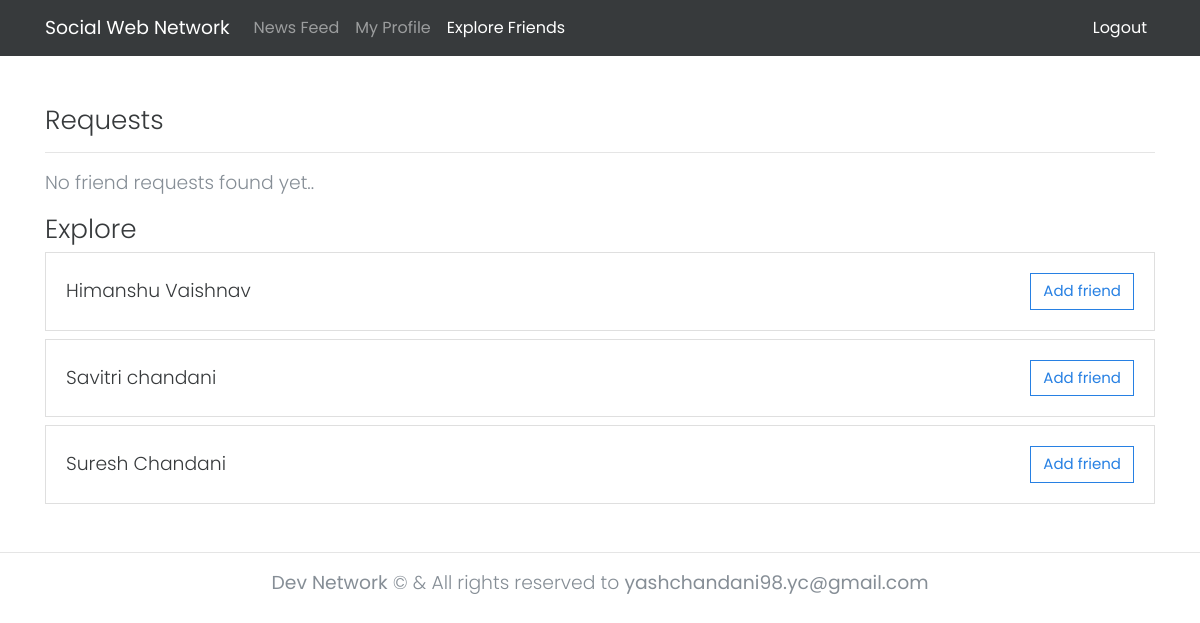
Screenshot of /friends/explore-friends/ (signed in) with the database file from the repository.
### accounts/models.py (models this page shows, shortened)
class User(models.Model):
	email = models.EmailField(max_length=255, unique=True, null=True)
	name = models.CharField(max_length=255,null=False)
	number = models.CharField(max_length=10,null=False)
	password = models.CharField(max_length=1000,null=False)
	active = models.BooleanField(default=True)
	objects = UserManager()
	USERNAME_FIELD = 'number'
	REQUIRED_FIELDS = []

### friends/views.py (the view)
class AllProfileListView(ListView):
  queryset = Friends.objects.filter()
  context_object_name = 'profiles'
  template_name = 'profiles/profile_list.html'
  def get(self,request,*args, **kwargs):
    friendRequests = FriendRequest.objects.filter(received_user=request.session.get('id'),active=True)
    totalRequests=list()
    for requests in friendRequests:
      userRequest = User.objects.get(id=requests.requested_user)
      friendsDetail={'id':userRequest.id,'name':userRequest.name,'requested_user':requests.requested_user}
      totalRequests.append(friendsDetail)
    allUsers = User.objects.filter(active=True)
    return render(request, 'friends/profile_list.html', {"title":'Explore Friends',"allUsers":allUsers,"friendRequests":totalRequests,"totalRequests":len(totalRequests)})

### friends/templates/friends/profile_list.html (shortened to what this page needs)
{% extends "base.html" %}
{% block content %}
<div class="profiles-list">
  <header class="page-header d-flex">
    <h3 class="page-heading m-0">Requests</h3>
  </header>
  <hr>
  {% if totalRequests > 0 %}
    {% for requests in friendRequests %}
      <div class="card card-posts my-2">
        <div class="card-body d-flex">
          <div class="card-left">
            <p class="lead m-0">{{requests.name}}</p>
          </div>
          <div class="card-right">
            <a href="{% url 'friends:acceptfriend' %}?id={{requests.requested_user}}" class="btn btn-outline-primary">Accept</a>
            <a href="{% url 'friends:rejectfriend' %}?id={{requests.requested_user}}" class="btn btn-outline-primary">Reject</a>
          </div>
        </div>
      </div>
    {% endfor %}
  {% else %}
  <p class="lead text-muted">No friend requests found yet..</p>
  <header class="page-header d-flex">
    <h3 class="page-heading m-0">Explore</h3>
  </header>
  {% for profile in allUsers %}
    {% if profile.id != request.session.id %}
  <div class="card card-posts my-2">
    <div class="card-body d-flex">
      <div class="card-left">
        <p class="lead m-0">{{profile.name}}</p>
      </div>
      <div class="card-right">
        <a href="{% url 'friends:addfriend' %}?id={{profile.id}}" class="btn btn-outline-primary">Add friend</a>
      </div>
    </div>
  </div>
  {% endif %}
  {% endfor %}
  {% endif %}
</div>
{% endblock content %}

### static/css/main.css (style rules this page uses)
* { box-sizing: border-box; }
body { margin: 0; padding: 0; line-height: 1.5; font-family: Poppins; font-weight: 400; font-size: 1rem; overflow-x: hidden; }
.d-flex { display: flex; flex-direction: row; justify-content: space-between; align-items: center; }

### rows the page displays
User: name "Himanshu Vaishnav"
User: name "Savitri chandani"
User: name "Suresh Chandani"
